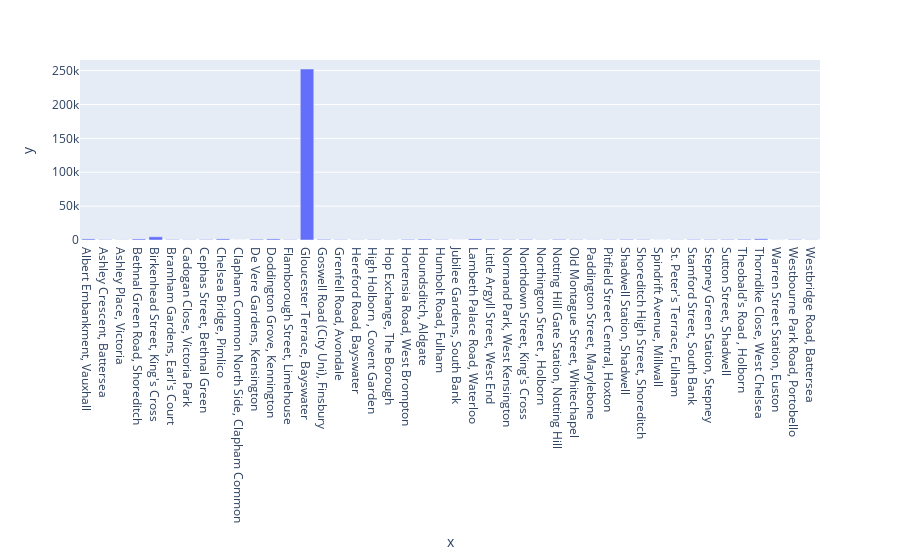

The notebook cell saved with this chart:
### Code cell
# 
temp = df.groupby(['EndStation Name']).mean()[['Duration']]
fig = px.bar(x=temp.index, y=temp['Duration'])
fig.show()

### Figure 1 — Plotly figure (JSON) as saved in the notebook; plotly's stock layout.template omitted (floating-point values rounded to 4 significant figures)
{"data": [{"alignmentgroup": "True", "hovertemplate": "x=%{x}<br>y=%{y}<extra></extra>", "legendgroup": "", "marker": {"color": "#636efa", "pattern": {"shape": ""}}, "name": "", "offsetgroup": "", "orientation": "v", "showlegend": false, "textposition": "auto", "type": "bar", "x": ["Albert Embankment, Vauxhall", "Ashley Crescent, Battersea", "Ashley Place, Victoria", "Bethnal Green Road, Shoreditch", "Birkenhead Street, King's Cross", "Bramham Gardens, Earl's Court", "Cadogan Close, Victoria Park", "Cephas Street, Bethnal Green", "Chelsea Bridge, Pimlico", "Clapham Common North Side, Clapham Common", "De Vere Gardens, Kensington", "Doddington Grove, Kennington", "Flamborough Street, Limehouse", "Gloucester Terrace, Bayswater", "Goswell Road (City Uni), Finsbury", "Grenfell Road, Avondale", "Hereford Road, Bayswater", "High Holborn , Covent Garden", "Hop Exchange, The Borough", "Hortensia Road, West Brompton", "Houndsditch, Aldgate", "Humbolt Road, Fulham", "Jubilee Gardens, South Bank", "Lambeth Palace Road, Waterloo", "Little Argyll Street, West End", "Normand Park, West Kensington", "Northdown Street, King's Cross", "Northington Street , Holborn", "Notting Hill Gate Station, Notting Hill", "Old Montague Street, Whitechapel", "Paddington Street, Marylebone", "Pitfield Street Central, Hoxton", "Shadwell Station, Shadwell", "Shoreditch High Street, Shoreditch", "Spindrift Avenue, Millwall", "St. Peter's Terrace, Fulham", "Stamford Street, South Bank", "Stepney Green Station, Stepney", "Sutton Street, Shadwell", "Theobald's Road , Holborn", "Thorndike Close, West Chelsea", "Warren Street Station, Euston", "Westbourne Park Road, Portobello", "Westbridge Road, Battersea"], "xaxis": "x", "y": [1600, 600, 300, 1560, 4740, 660, 390, 660, 1620, 60, 1080, 1620, 480, 252360, 960, 480, 300, 480, 240, 840, 1260, 600, 60, 1590, 840, 540, 840, 300, 900, 540, 300, 480, 960, 660, 120, 300, 780, 750, 780, 1080, 1740, 180, 660, 300], "yaxis": "y"}], "layout": {"barmode": "relative", "legend": {"tracegroupgap": 0}, "margin": {"t": 60}, "xaxis": {"anchor": "y", "domain": [0, 1], "title": {"text": "x"}}, "yaxis": {"anchor": "x", "domain": [0, 1], "title": {"text": "y"}}}}
